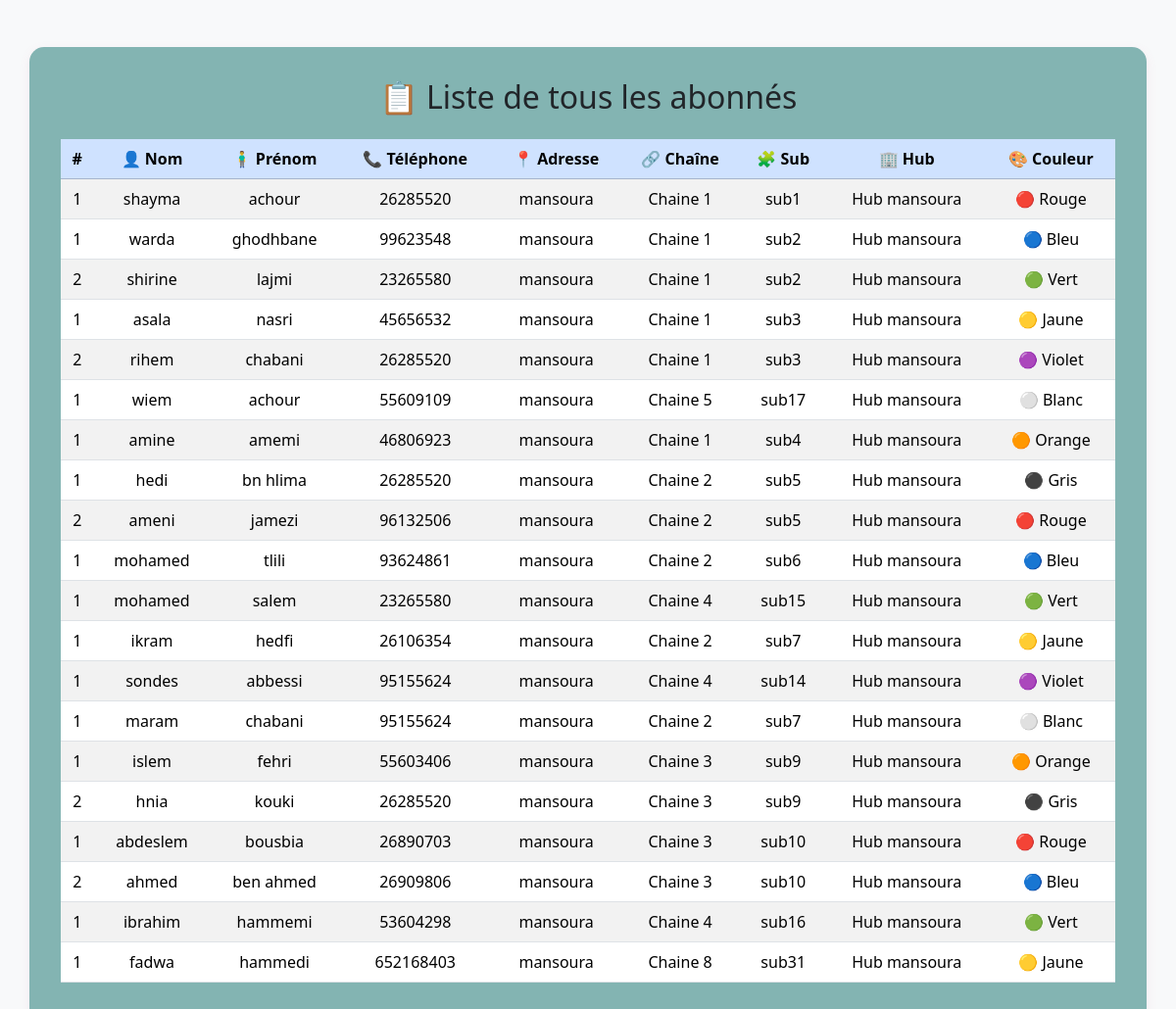
The page /abonnes/ on the database as committed earlier.
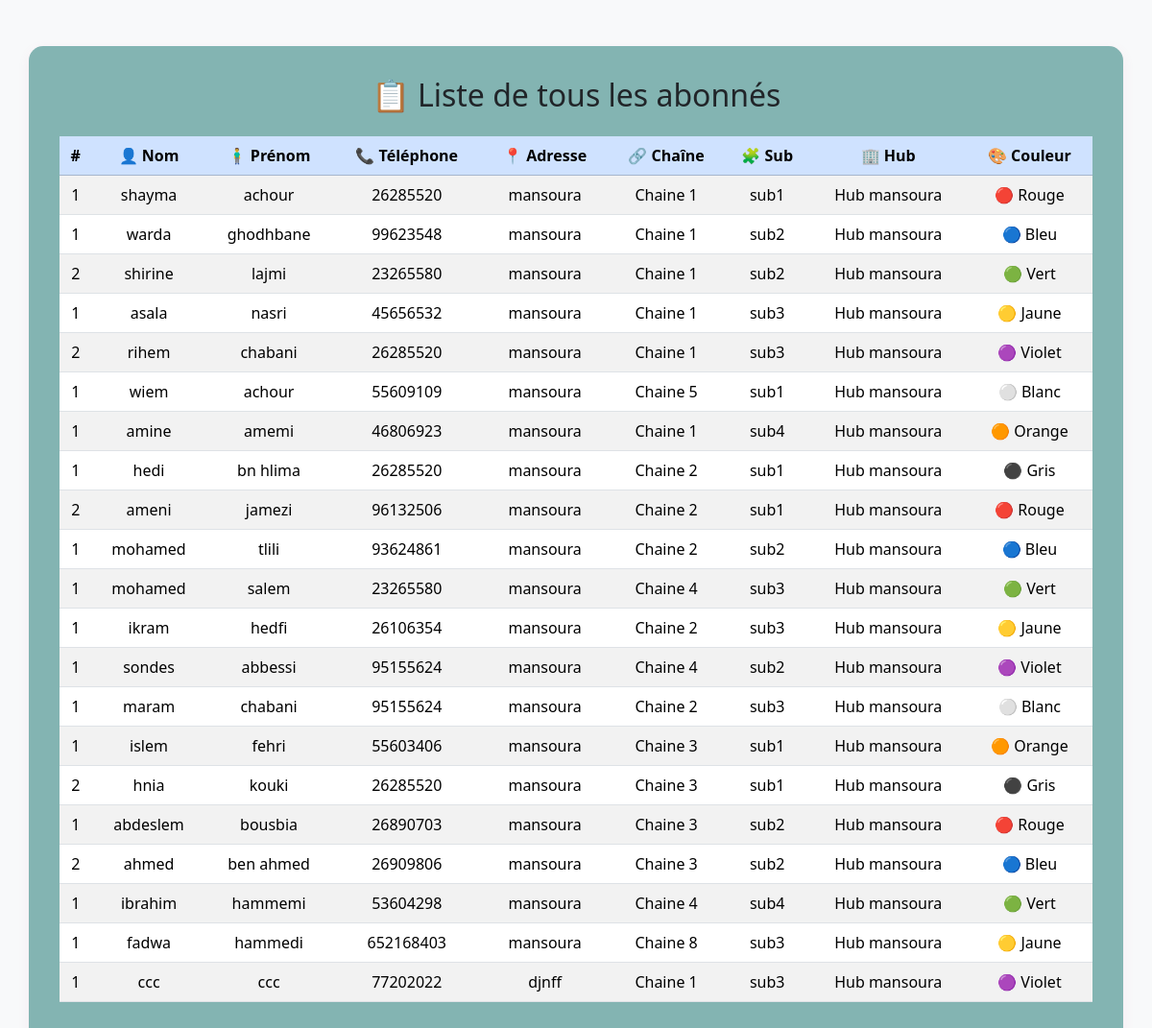
The same page on the database as committed later.
### airponFtth/models.py (models this page shows, shortened)
class Abonne(models.Model):
    sub = models.ForeignKey(Sub, on_delete=models.CASCADE, related_name='abonnes')
    nom = models.CharField(max_length=100)
    prenom = models.CharField(max_length=100)
    numtel = models.CharField(max_length=15)
    adresse = models.CharField(max_length=255)
    email = models.EmailField()

class Sub(models.Model):
    chaine = models.ForeignKey(Chaine, on_delete=models.CASCADE, related_name='subs')
    nom = models.CharField(max_length=100)

class Chaine(models.Model):
    hub = models.ForeignKey(Hub, on_delete=models.CASCADE, related_name='chaines')
    nom = models.CharField(max_length=100)

class Hub(models.Model):
    central = models.ForeignKey(Central, on_delete=models.CASCADE, related_name='hubs')
    nom = models.CharField(max_length=100)
    localisation = models.CharField(max_length=200)
    date_creation = models.DateTimeField(default=timezone.now)

### airponFtth/views.py (the view)
# urls.py: path('abonnes/', views.tous_abonnes, name='tous_abonnes'),
def tous_abonnes(request):
    abonnes = Abonne.objects.select_related('sub').all()
    return render(request, 'app/tous_abonnes_list.html', {'abonnes': abonnes})

### airponFtth/templates/app/tous_abonnes_list.html (shortened to what this page needs)
<!DOCTYPE html>
<html lang="fr">
<head>
    <link href="https://cdn.jsdelivr.net/npm/bootstrap@5.3.2/dist/css/bootstrap.min.css" rel="stylesheet">
</head>
<body class="bg-light">
    <div class="container mt-5 table-container">
        <h2 class="text-center mb-4">📋 Liste de tous les abonnés</h2>
        <table class="table table-striped table-hover align-middle">
            <thead class="table-primary">
                <tr>
                    <th>#</th>
                    <th>👤 Nom</th>
                    <th>🧍‍♂️ Prénom</th>
                    <th>📞 Téléphone</th>
                    <th>📍 Adresse</th>
                    <th>🔗 Chaîne</th>
                    <th>🧩 Sub</th>
                    <th>🏢 Hub</th>
                    <th>🎨 Couleur</th>
                </tr>
            </thead>
            <tbody>
                {% regroup abonnes by sub.id as abonnes_par_sub %}
                {% for group in abonnes_par_sub %}
                    {% for abonne in group.list %}
                        <tr>
                            <td>{{ forloop.counter }}</td>
                            <td>{{ abonne.nom }}</td>
                            <td>{{ abonne.prenom }}</td>
                            <td>{{ abonne.numtel }}</td>
                            <td>{{ abonne.adresse }}</td>
                            <td>{{ abonne.sub.chaine.nom }}</td>
                            <td>{{ abonne.sub.nom }}</td>
                            <td>{{ abonne.sub.chaine.hub.nom }}</td>
                            <td>
                                {% cycle '🔴 Rouge' '🔵 Bleu' '🟢 Vert' '🟡 Jaune' '🟣 Violet' '⚪ Blanc' '🟠 Orange' '⚫ Gris' %}
                            </td>
                        </tr>
                    {% endfor %}
                {% empty %}
                    <tr>
                        <td colspan="9" class="text-center text-muted">Aucun abonné trouvé.</td>
                    </tr>
                {% endfor %}
            </tbody>
        </table>
    </div>
</body>
</html>

### airponFtth/templates/app/tous_abonnes_list.html (style rules this page uses)
.table-container { background-color: rgb(131, 180, 178); padding: 2rem; border-radius: 15px; box-shadow: 0 4px 12px rgba(219, 101, 152, 0.1); }
th { text-align: center; }
td { vertical-align: middle; text-align: center; }

Rows that differ between the two databases and show on the page:
changed through a linked row, Abonne "wiem": sub.nom "sub17" → "sub1"
changed through a linked row, Abonne "hedi": sub.nom "sub5" → "sub1"
changed through a linked row, Abonne "ameni": sub.nom "sub5" → "sub1"
changed through a linked row, Abonne "tlili": sub.nom "sub6" → "sub2"
changed through a linked row, Abonne "salem": sub.nom "sub15" → "sub3"
changed through a linked row, Abonne "ikram": sub.nom "sub7" → "sub3"
changed through a linked row, Abonne "sondes": sub.nom "sub14" → "sub2"
changed through a linked row, Abonne "maram": sub.nom "sub7" → "sub3"
changed through a linked row, Abonne "islem": sub.nom "sub9" → "sub1"
changed through a linked row, Abonne "hnia": sub.nom "sub9" → "sub1"
changed through a linked row, Abonne "abdeslem": sub.nom "sub10" → "sub2"
changed through a linked row, Abonne "ahmed": sub.nom "sub10" → "sub2"
changed through a linked row, Abonne "ibrahim": sub.nom "sub16" → "sub4"
changed through a linked row, Abonne "fadwa": sub.nom "sub31" → "sub3"
added Abonne: nom "ccc", prenom "ccc", numtel "77202022", adresse "djnff", sub.chaine.nom "Chaine 1", sub.nom "sub3", sub.chaine.hub.nom "Hub mansoura"
